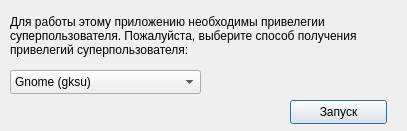
<?xml version="1.0" encoding="UTF-8"?>
<ui version="4.0">
 <class>GetRoot</class>
 <widget class="QDialog" name="GetRoot">
  <property name="geometry">
   <rect>
    <x>0</x>
    <y>0</y>
    <width>407</width>
    <height>131</height>
   </rect>
  </property>
  <property name="windowTitle">
   <string>Dialog</string>
  </property>
  <widget class="QLabel" name="label">
   <property name="geometry">
    <rect>
     <x>10</x>
     <y>10</y>
     <width>381</width>
     <height>51</height>
    </rect>
   </property>
   <property name="text">
    <string>Для работы этому приложению необходимы привелегии суперпользователя. Пожалуйста, выберите способ получения привелегий суперпользователя:</string>
   </property>
   <property name="wordWrap">
    <bool>true</bool>
   </property>
  </widget>
  <widget class="QPushButton" name="pushButton">
   <property name="geometry">
    <rect>
     <x>290</x>
     <y>100</y>
     <width>97</width>
     <height>24</height>
    </rect>
   </property>
   <property name="text">
    <string>Запуск</string>
   </property>
  </widget>
  <widget class="QComboBox" name="comboBox">
   <property name="geometry">
    <rect>
     <x>10</x>
     <y>70</y>
     <width>191</width>
     <height>24</height>
    </rect>
   </property>
   <item>
    <property name="text">
     <string>Gnome (gksu)</string>
    </property>
   </item>
   <item>
    <property name="text">
     <string>KDE (kdesudo)</string>
    </property>
   </item>
  </widget>
 </widget>
 <resources/>
 <connections/>
</ui>
